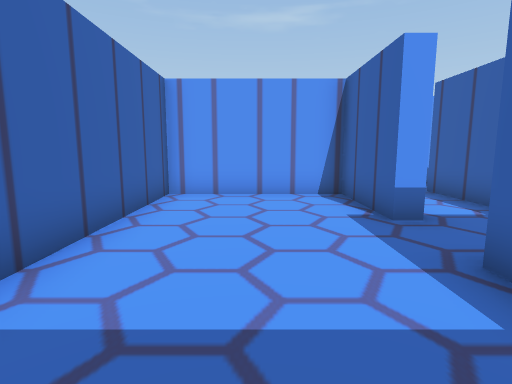
View 1 (above)

22 first-person views from a walk through a scene from a Unity 3-D project. The camera is 1.2 m above the floor, tilts 8° down and sees 80° across. The floor is counted in squares, 1 m on a side. Each view is taken from the middle of a square. On the plan, view 1 faces up. The plan holds only what a view shows up to about 13 squares ahead; the rest is blank. The place goes on beyond the plan. The player character is not drawn. Some animated figures are left out.

View 2
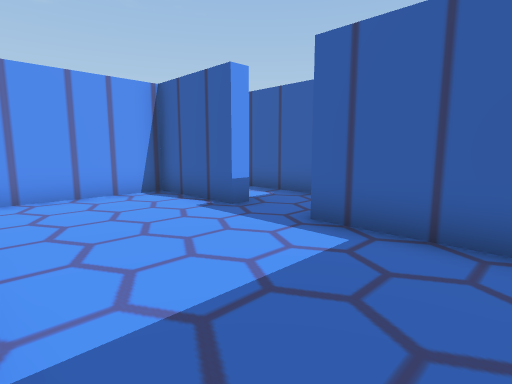

View 3
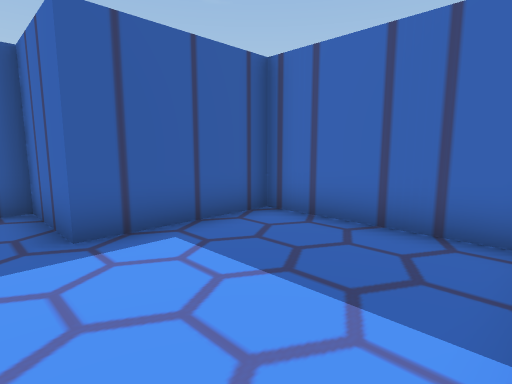

View 4
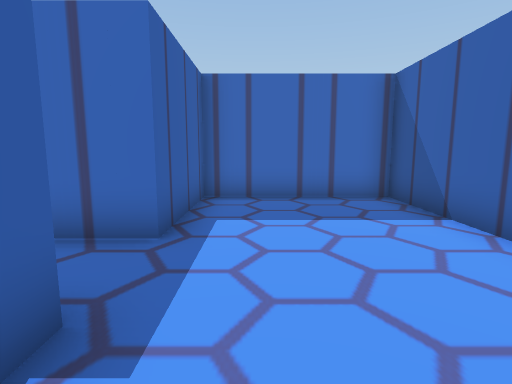

View 5
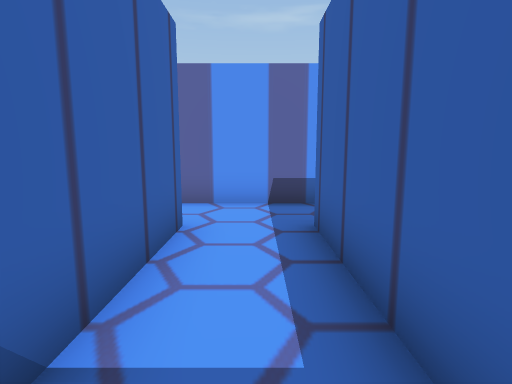

View 6
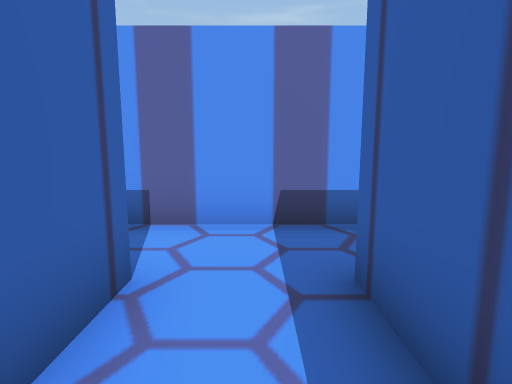

View 7
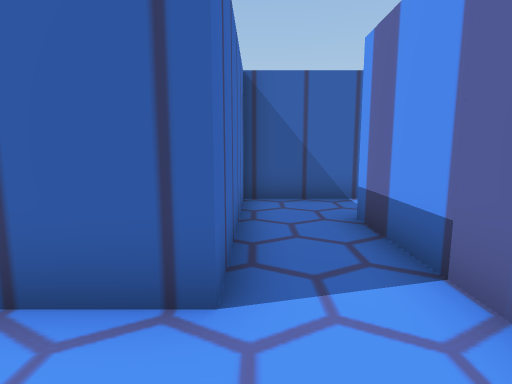

View 8
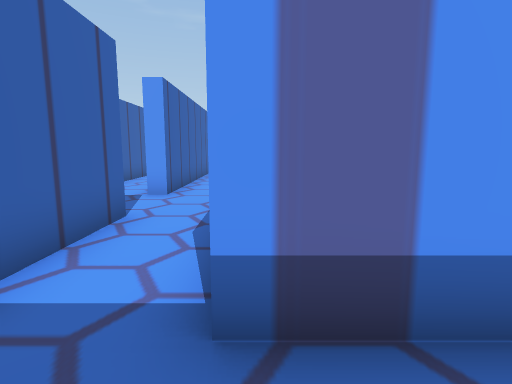

View 9
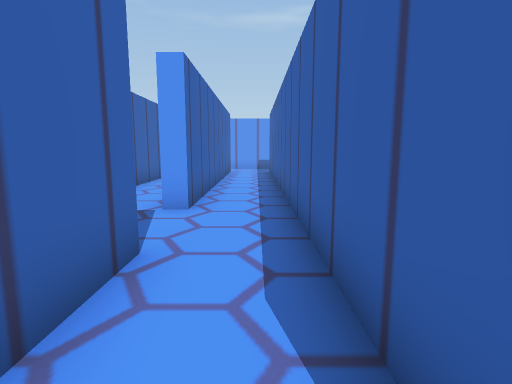

View 10
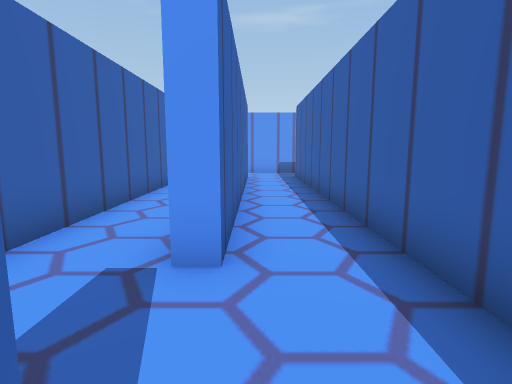

View 11
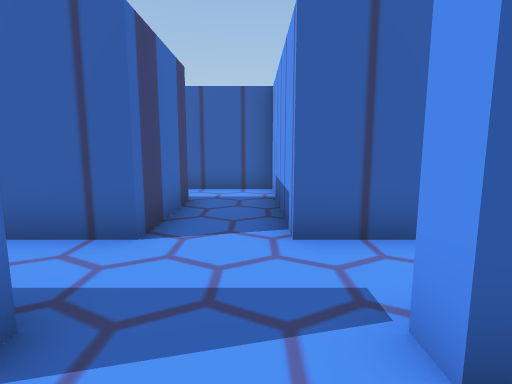

View 12
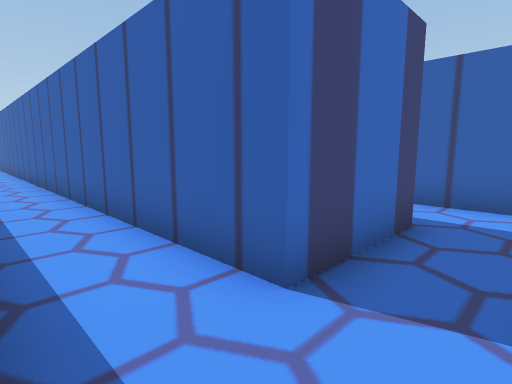

View 13
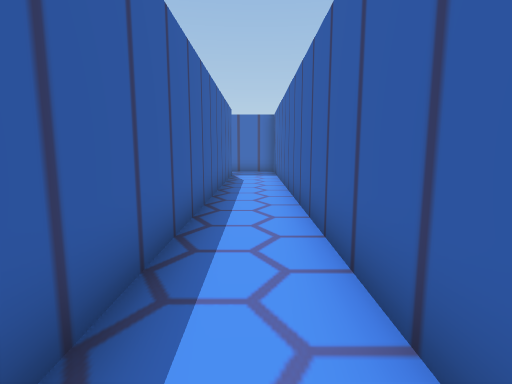

View 14
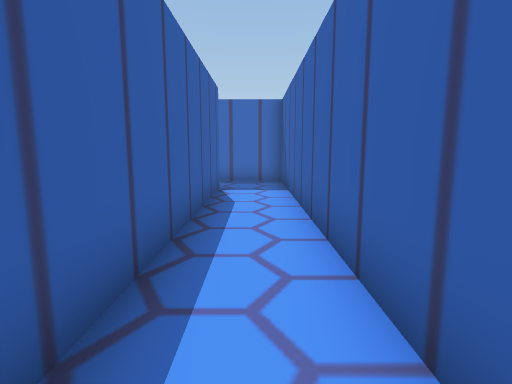

View 15
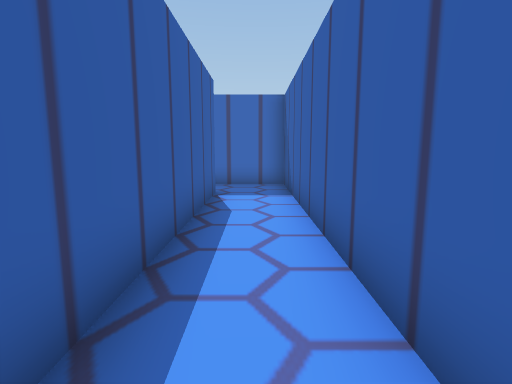

View 16
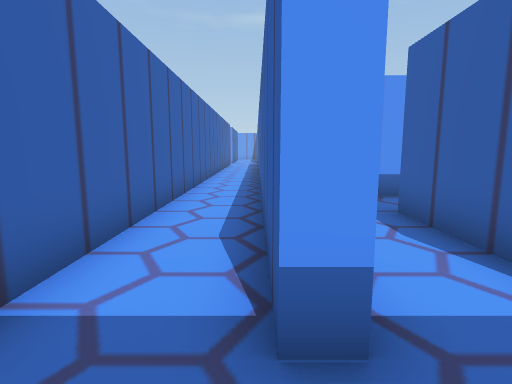

View 17
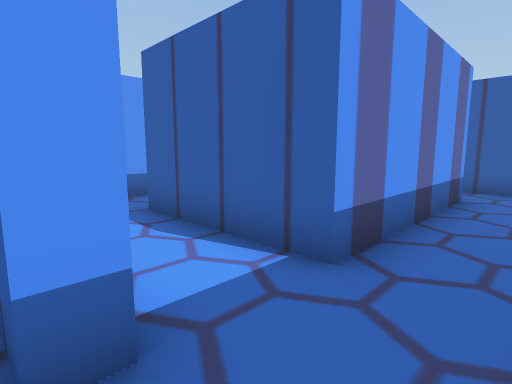

View 18
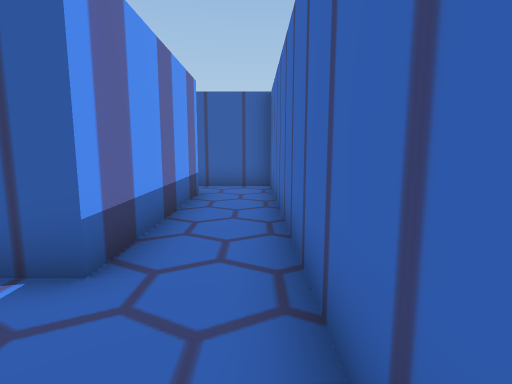

View 19
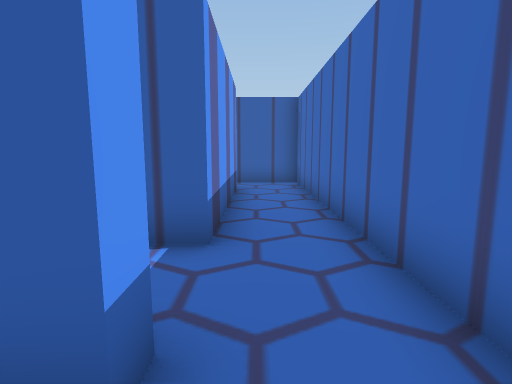

View 20
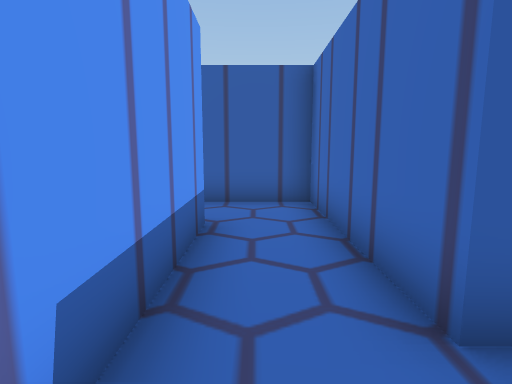

View 21
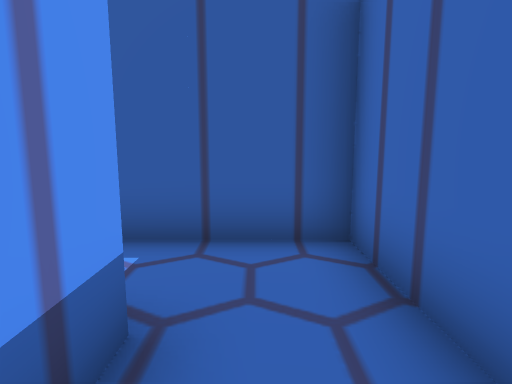

View 22
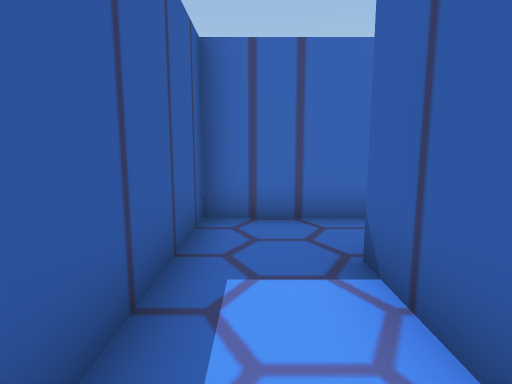

### Floor plan
Ten units are one square. View 1 is at (0, 0); x grows to the right and y downward. Boxes are objects, and circles mark ways between rooms. Rooms are numbered by the first view taken in them; rooms with no view inside come last. Other rooms are left out.
<svg viewBox="-106 -230 166 330">
<path fill="none" stroke="#000" d="M28 -51 23 -51 23 -82 -24 -82 -24 7 23 7 23 -30 35 -30M-3 -118 -3 -225M-24 -145 -24 -87 28 -87 28 -51M-81 -144 -50 -144 -50 95 -35 95M55 -108 -4 -108M35 -30 49 -30 49 -88M-24 -225 -24 -170 -29 -170M-50 -225 -50 -165 -101 -165 -101 -138M-29 74 -29 -59M-22 74 -29 74M-35 95 55 95M55 74 -3 74 -3 32M28 -8 28 12 -11 12M-3 32 49 32 49 -11"/>
<circle cx="30" cy="-45" r="3" fill="#2a7"/>
<circle cx="-30" cy="85" r="3" fill="#2a7"/>
<circle cx="-10" cy="20" r="3" fill="#2a7"/>
<text x="0" y="-40">1</text>
<text x="-20" y="-110">2</text>
<text x="-10" y="70">3</text>
<text x="30" y="20">4</text>
</svg>
Room 1 opens to room 2. Room 2 opens to room 3. Room 3 opens to room 4.

Where each view was taken, in squares from view 1:
view 1: 0 up, 0 right, facing up
view 2: 0 up, 2 left, facing up-right
view 3: 4 up, 2 left, facing down-right
view 4: 7 up, 1 right, facing down
view 5: 4 up, 4 right, facing up
view 6: 6 up, 4 right, facing up
view 7: 9 up, 5 right, facing left
view 8: 9 up, 0 right, facing up
view 9: 11 up, 1 left, facing up
view 10: 14 up, 2 left, facing up
view 11: 16 up, 1 left, facing left
view 12: 16 up, 3 left, facing down-left
view 13: 7 up, 4 left, facing down
view 14: 2 up, 4 left, facing down
view 15: 1 up, 4 left, facing down
view 16: 9 down, 3 left, facing up
view 17: 9 down, 3 left, facing up-right
view 18: 9 down, 3 left, facing right
view 19: 8 down, 4 left, facing right
view 20: 2 down, 2 left, facing right
view 21: 2 down, 1 right, facing right
view 22: 2 up, 4 right, facing down
